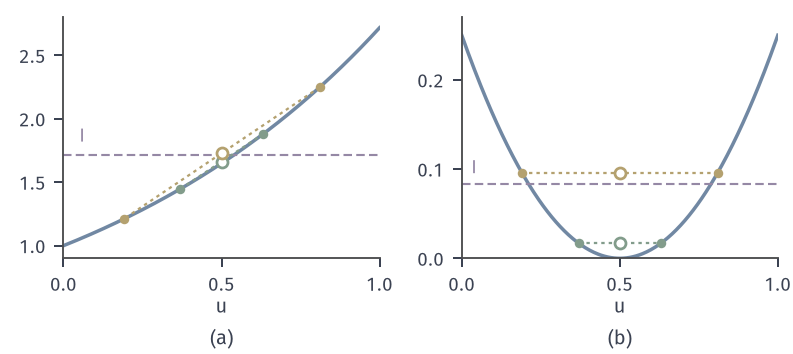

This figure's Python source:
from pathlib import Path
import sys
HERE = Path(__file__).resolve().parent
sys.path.insert(0, str(HERE.parent/"vr-common"))
from vr_fig import *
# Antithetic pairs (u, 1-u) for u = 0.37 and 0.81.
# (a) F(u) = e^u (increasing): the two values of a pair lie on opposite sides of I = e - 1; pair means marked.
# (b) F(u) = (u - 1/2)^2 (symmetric about 1/2): F(u) = F(1-u), so the pair repeats one value; I = 1/12.
fig, axs = figure(width_mm=112, height_mm=50, ncols=2)
panel(fig, left=.08, right=.98, bottom=.27, top=.95, wspace=.26)
u = np.linspace(0, 1, 300)
info = {}
for ax, F, I, name in ((axs[0], np.exp, E-1, 'exp'), (axs[1], lambda t: (t-.5)**2, 1/12, 'sq')):
    ax.plot(u, F(u), color=BLUE, lw=1.4)
    ax.axhline(I, color=PURPLE, lw=.85, ls=DASH)
    for k, v in enumerate((.37, .81)):
        col = GREEN if k == 0 else YELLOW
        y1, y2 = float(F(np.array(v))), float(F(np.array(1-v)))
        ax.plot([v, 1-v], [y1, y2], color=col, lw=.9, ls=DOT)
        dot(ax, v, y1, color=col, ms=3.8); dot(ax, 1-v, y2, color=col, ms=3.8)
        ax.plot([.5], [(y1+y2)/2], 'o', ms=4.4, mfc='white', mec=col, mew=1.1, zorder=7)
        info[f'{name}_pair_{v}'] = [y1, y2, (y1+y2)/2]
    ax.set_xlim(0, 1); ax.set_xticks([0, .5, 1]); axlab(ax, '$u$')
axs[0].set_ylim(.9, 2.8); axs[0].set_yticks([1, 1.5, 2, 2.5])
axs[1].set_ylim(0, .27); axs[1].set_yticks([0, .1, .2])
lab(axs[0], .05, 1.82, r'$I$', PURPLE); lab(axs[1], .03, 1/12+.012, r'$I$', PURPLE)
tags(fig, axs)
s2 = (E*E-1)/2-(E-1)**2; g = E-(E-1)**2
info.update({'var_exp': s2, 'cov_exp_anti': g, 'pair_var_exp': (s2+g)/2, 'var_sq': 1/80-1/144})
save(fig, HERE, 'figure', info)
